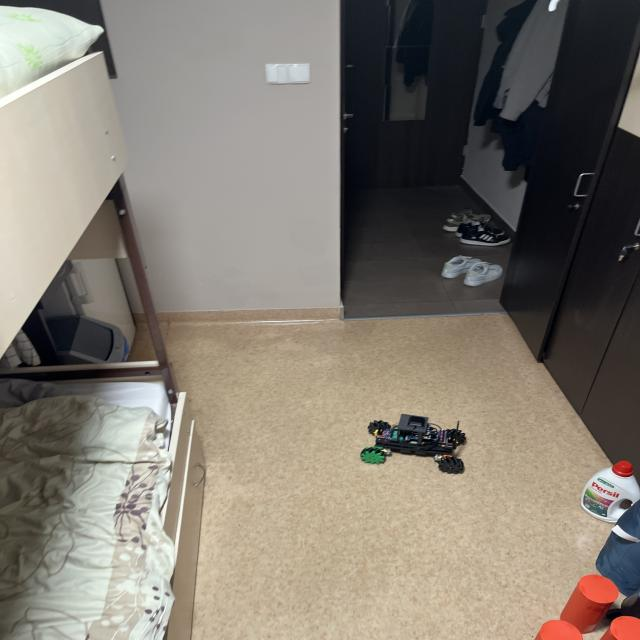
#> input picture dataset/valid/images/IMG_1254_JPG.rf.3e5d069b50a45684bfe88db34b2c5173.jpg, 640 x 640 px
$ python example_chess.py
#> lines starting #> are read from the running program, lines starting #| are printed output that depends on the picture; after the words box and inside, x2 and y2 are one past the last pixel; in counts of white or black regions, pixels touching at a corner belong together
import cv2
import numpy as np
import matplotlib.pyplot as plt


IMG = "../dataset/valid/images/IMG_1254_JPG.rf.3e5d069b50a45684bfe88db34b2c5173.jpg"
#IMG = "chess.png"
MAP_WIDTH = 1000
MAP_HEIGHT = 1000
labels = ["top-left", "top-right", "bottom-right", "bottom-left"]


def show_image(image_path):
    """
    Display an image using matplotlib.

    :param image_path: Path to the image file.
    """
    image = cv2.imread(image_path)
#> image is the input picture: shape (640, 640, 3); mean B, G, R 113.4, 123.3, 130.2
    if image is None:
        raise ValueError(f"Could not read the image at {image_path}")

    # Convert BGR to RGB
    image_rgb = cv2.cvtColor(image, cv2.COLOR_BGR2RGB)

    plt.imshow(image_rgb)
    plt.axis('off')
    plt.show()

    return image


# [20 lines left out: function safe_text_position, not called in this run]


def select_points(image):
    """
    Allow the user to select 4 points on the image.
    The points will be used to define a region of interest.
    :param image: The image on which to select points.
    :return: A tuple (points, annotated_image) where:
             - points is a list of tuples containing the selected points (x, y)
             - annotated_image is a copy of the image with the points and lines drawn on it
    """
    if image is None:
        raise ValueError("Image is None. Please provide a valid image.")
    if not isinstance(image, np.ndarray):
        raise TypeError("Image must be a numpy array.")
    if image.shape[0] == 0 or image.shape[1] == 0:
        raise ValueError("Image is empty. Please provide a valid image.")
    if image.shape[2] != 3:
        raise ValueError("Image must be a 3-channel (RGB) image.")

    points = []
    instructions = [
        "Choose 1 point (top-left)",
        "Choose 2 point (top-right)",
        "Choose 3 point (bottom-right)",
        "Choose 4 point (bottom-left)"
    ]
    labels = ["top-left", "top-right", "bottom-right", "bottom-left"]

    # [4 lines left out: function mouse_callback, not called in this run]


    clone = image.copy()
    cv2.namedWindow("Click 4 points")
    cv2.setMouseCallback("Click 4 points", mouse_callback)

    while True:
        temp = clone.copy()
        if len(points) < 4:
            cv2.putText(temp, instructions[len(points)], (20, 30),
                        cv2.FONT_HERSHEY_SIMPLEX, 0.8, (255, 0, 0), 2, cv2.LINE_AA)
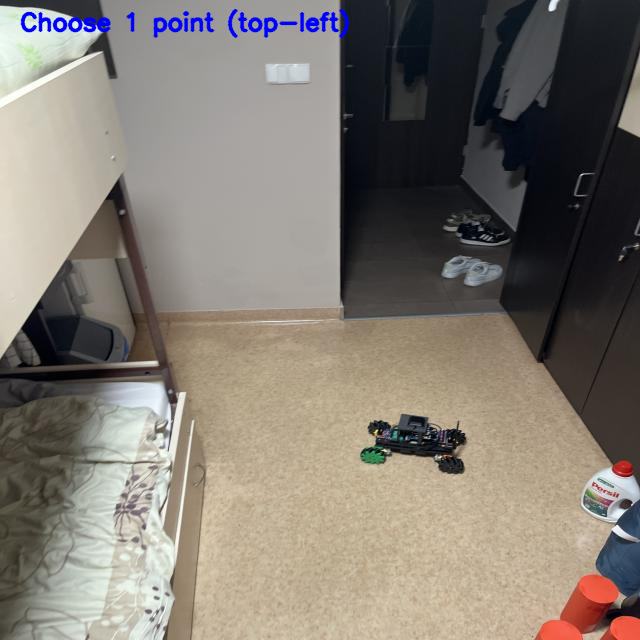
#> temp: shape (640, 640, 3); 0.91% of pixels changed, all inside (x1, y1, x2, y2) = (20, 8, 350, 38)

        for idx, p in enumerate(points):
            label = f"{idx + 1} ({labels[idx]})"
            cv2.circle(temp, p, 5, (0, 0, 255), -1)
            pos = safe_text_position(p[0], p[1], label, temp.shape)
            cv2.putText(temp, label, pos, cv2.FONT_HERSHEY_SIMPLEX, 0.6, (0, 255, 0), 2)

        cv2.imshow("Click 4 points", temp)

        if len(points) == 4:
            annotated_image = temp.copy()
            for i in range(4):
                pt1 = points[i]
                pt2 = points[(i + 1) % 4]
                cv2.line(annotated_image, pt1, pt2, (0, 255, 255), 2)
            break

        if cv2.waitKey(1) & 0xFF == 27:
#> (key Esc is pressed here)
            print("Przerwano wybór punktów.")
            cv2.destroyAllWindows()
            return None, None

    cv2.destroyAllWindows()
    return points, annotated_image


# [19 lines left out: function show_selected_points_with_coordinates, not called in this run]


def calculate_H(points, map_width, map_height):
    """
    Calculate the homography matrix from the selected points to the desired map size.

    :param points: List of tuples containing the selected points (x, y).
    :param map_width: Desired width of the output map.
    :param map_height: Desired height of the output map.
    :return: The homography matrix.
    """


    if len(points) != 4:
        raise ValueError("Exactly 4 points are required to calculate homography.")

    src_points = np.array(points, dtype='float32')
    dst_points = np.array([[0, 0], [map_width-1, 0], [map_width-1, map_height-1], [0, map_height-1]], dtype='float32')

    H = cv2.getPerspectiveTransform(src_points, dst_points)
    return H


# [29 lines left out: functions apply_homography, calculate_new_coordinate, not called in this run]


image_rgb = show_image(IMG)
points, img_with_selected_points  = select_points(image_rgb)

print(points)
#| None
H = calculate_H(points, MAP_WIDTH, MAP_HEIGHT)
#> (the run stopped early here; a loop or call above may not have finished)

$ run again, with camera_coordinates_to_2d_floor_plan/chess.png saved as dataset/valid/images/IMG_1254_JPG.rf.3e5d069b50a45684bfe88db34b2c5173.jpg
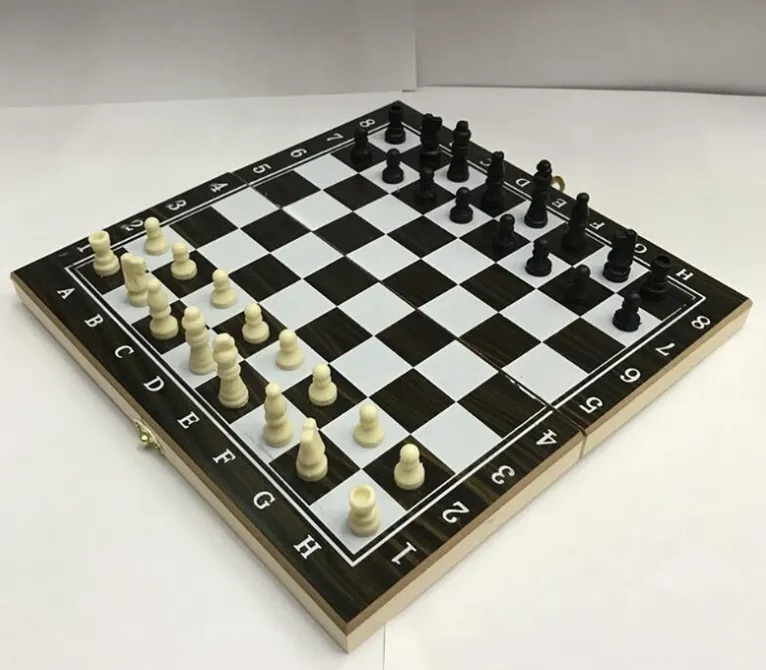
#> input picture camera_coordinates_to_2d_floor_plan/chess.png, 766 x 670 px
#> in show_image, image is the input picture: shape (670, 766, 3); mean B, G, R 154.7, 164.8, 166.5
#> in select_points, `cv2.putText(temp, instructions[len(points)], (20, 30), cv2.FONT_HERSHE..`:
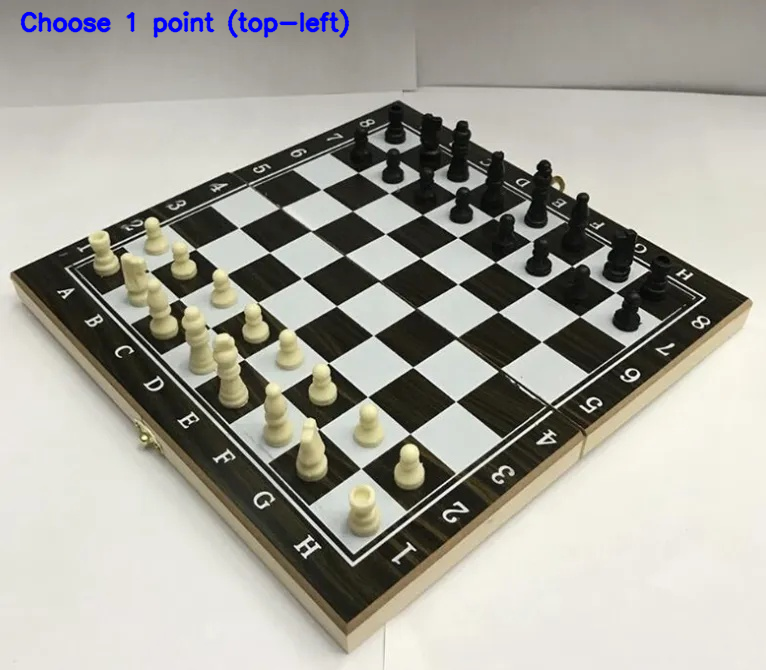
#> temp: shape (670, 766, 3); 0.73% of pixels changed, all inside (x1, y1, x2, y2) = (20, 8, 350, 38)
#| None

$ run again, with dataset/valid/images/IMG_0086_JPG.rf.7d4bb816f178501603dfa123e765f4c4.jpg copied over dataset/valid/images/IMG_1254_JPG.rf.3e5d069b50a45684bfe88db34b2c5173.jpg
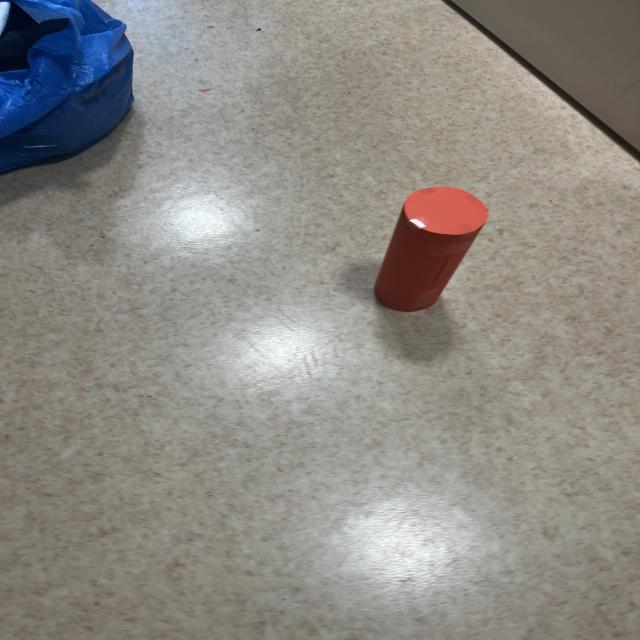
#> input picture dataset/valid/images/IMG_0086_JPG.rf.7d4bb816f178501603dfa123e765f4c4.jpg, 640 x 640 px
#> in show_image, image is the input picture: shape (640, 640, 3); mean B, G, R 132.7, 138.5, 141.6
#> in select_points, `cv2.putText(temp, instructions[len(points)], (20, 30), cv2.FONT_HERSHE..`:
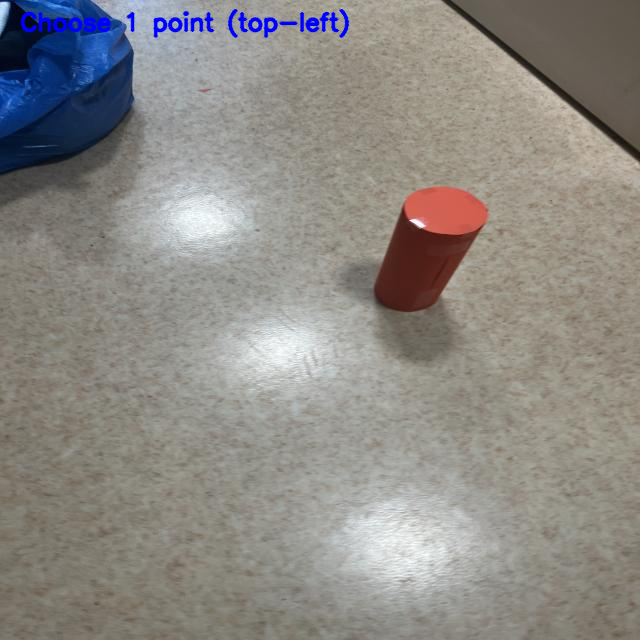
#> temp: shape (640, 640, 3); 0.91% of pixels changed, all inside (x1, y1, x2, y2) = (20, 8, 350, 38)
#| None

$ run again, with dataset/valid/images/IMG_0124_JPG.rf.1521173fcb96d8bb6aa8c001dd40f01c.jpg copied over dataset/valid/images/IMG_1254_JPG.rf.3e5d069b50a45684bfe88db34b2c5173.jpg
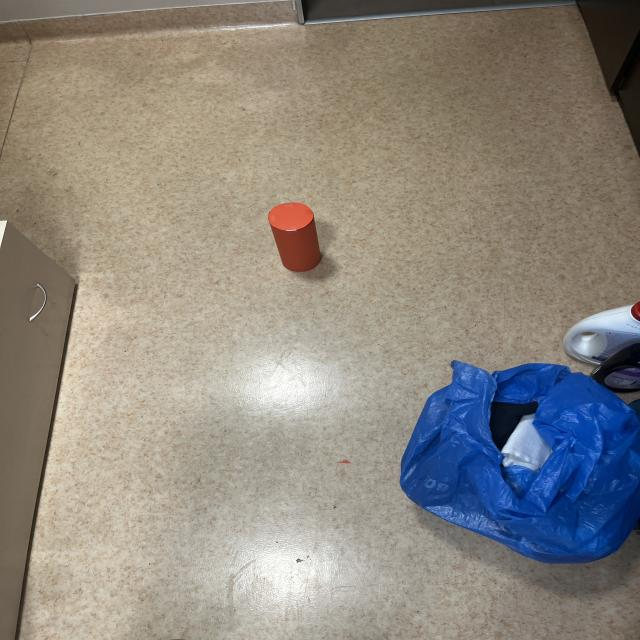
#> input picture dataset/valid/images/IMG_0124_JPG.rf.1521173fcb96d8bb6aa8c001dd40f01c.jpg, 640 x 640 px
#> in show_image, image is the input picture: shape (640, 640, 3); mean B, G, R 128.6, 136.8, 142.5
#> in select_points, `cv2.putText(temp, instructions[len(points)], (20, 30), cv2.FONT_HERSHE..`:
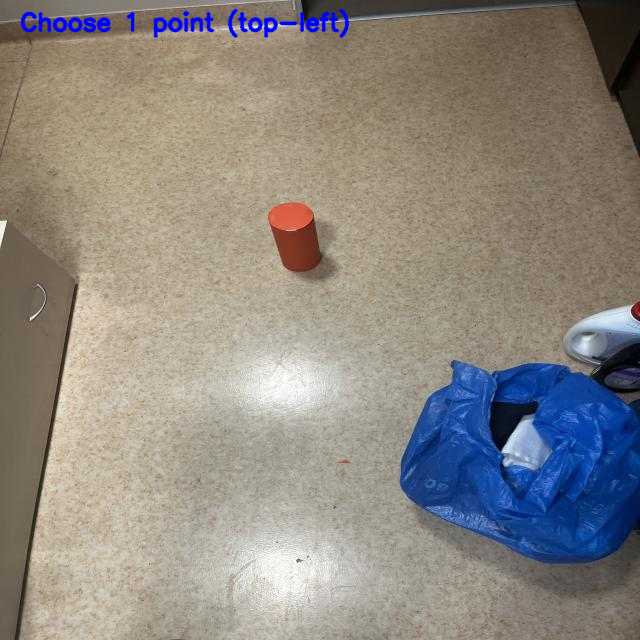
#> temp: shape (640, 640, 3); 0.91% of pixels changed, all inside (x1, y1, x2, y2) = (20, 8, 350, 38)
#| None
